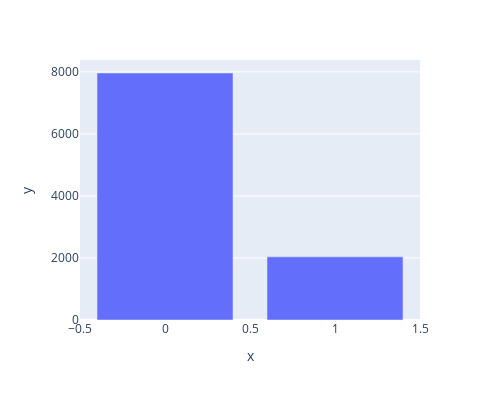

Notebook code for this chart:
### Code cell
fig = px.bar(df.churn.value_counts(), x=df.churn.value_counts().index, y=df.churn.value_counts().values,width = 500 ,  height = 400)
fig.show()

### Figure 1 — Plotly figure (JSON) as saved in the notebook; plotly's stock layout.template omitted (floating-point values rounded to 4 significant figures)
{"data": [{"alignmentgroup": "True", "hovertemplate": "x=%{x}<br>y=%{y}<extra></extra>", "legendgroup": "", "marker": {"color": "#636efa", "pattern": {"shape": ""}}, "name": "", "offsetgroup": "", "orientation": "v", "showlegend": false, "textposition": "auto", "type": "bar", "x": [0, 1], "xaxis": "x", "y": [7963, 2037], "yaxis": "y"}], "layout": {"barmode": "relative", "height": 400, "legend": {"tracegroupgap": 0}, "margin": {"t": 60}, "width": 500, "xaxis": {"anchor": "y", "domain": [0, 1], "title": {"text": "x"}}, "yaxis": {"anchor": "x", "domain": [0, 1], "title": {"text": "y"}}}}
